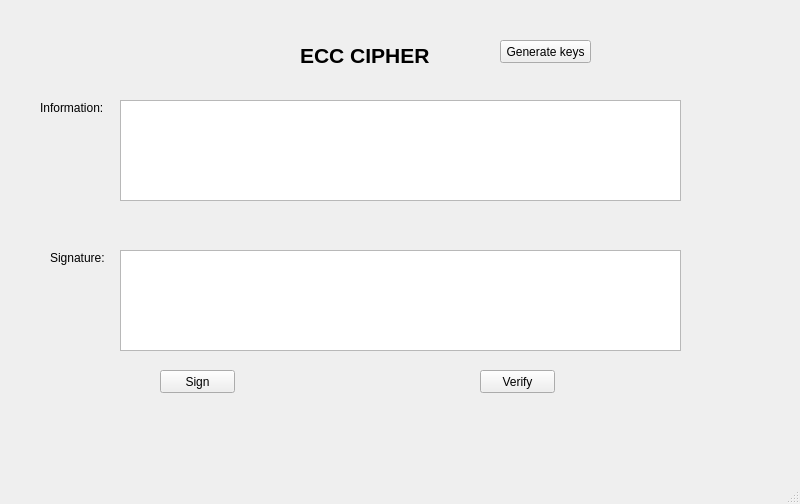
<?xml version="1.0" encoding="UTF-8"?>
<ui version="4.0">
 <class>MainWindow</class>
 <widget class="QMainWindow" name="MainWindow">
  <property name="geometry">
   <rect>
    <x>0</x>
    <y>0</y>
    <width>800</width>
    <height>504</height>
   </rect>
  </property>
  <property name="windowTitle">
   <string>MainWindow</string>
  </property>
  <widget class="QWidget" name="centralwidget">
   <widget class="QLabel" name="label">
    <property name="geometry">
     <rect>
      <x>300</x>
      <y>40</y>
      <width>131</width>
      <height>31</height>
     </rect>
    </property>
    <property name="font">
     <font>
      <pointsize>16</pointsize>
      <weight>75</weight>
      <bold>true</bold>
     </font>
    </property>
    <property name="text">
     <string>ECC CIPHER</string>
    </property>
   </widget>
   <widget class="QLabel" name="label_4">
    <property name="geometry">
     <rect>
      <x>40</x>
      <y>100</y>
      <width>71</width>
      <height>16</height>
     </rect>
    </property>
    <property name="text">
     <string>Information:</string>
    </property>
   </widget>
   <widget class="QPlainTextEdit" name="txt_info">
    <property name="geometry">
     <rect>
      <x>120</x>
      <y>100</y>
      <width>561</width>
      <height>101</height>
     </rect>
    </property>
   </widget>
   <widget class="QLabel" name="label_5">
    <property name="geometry">
     <rect>
      <x>50</x>
      <y>250</y>
      <width>71</width>
      <height>16</height>
     </rect>
    </property>
    <property name="text">
     <string>Signature:</string>
    </property>
   </widget>
   <widget class="QPlainTextEdit" name="txt_signature">
    <property name="geometry">
     <rect>
      <x>120</x>
      <y>250</y>
      <width>561</width>
      <height>101</height>
     </rect>
    </property>
   </widget>
   <widget class="QPushButton" name="btn_sign">
    <property name="geometry">
     <rect>
      <x>160</x>
      <y>370</y>
      <width>75</width>
      <height>23</height>
     </rect>
    </property>
    <property name="text">
     <string>Sign</string>
    </property>
   </widget>
   <widget class="QPushButton" name="btn_verify">
    <property name="geometry">
     <rect>
      <x>480</x>
      <y>370</y>
      <width>75</width>
      <height>23</height>
     </rect>
    </property>
    <property name="text">
     <string>Verify</string>
    </property>
   </widget>
   <widget class="QPushButton" name="btn_gen_keys">
    <property name="geometry">
     <rect>
      <x>500</x>
      <y>40</y>
      <width>91</width>
      <height>23</height>
     </rect>
    </property>
    <property name="text">
     <string>Generate keys</string>
    </property>
   </widget>
  </widget>
  <widget class="QMenuBar" name="menubar">
   <property name="geometry">
    <rect>
     <x>0</x>
     <y>0</y>
     <width>800</width>
     <height>21</height>
    </rect>
   </property>
  </widget>
  <widget class="QStatusBar" name="statusbar"/>
 </widget>
 <resources/>
 <connections/>
</ui>
